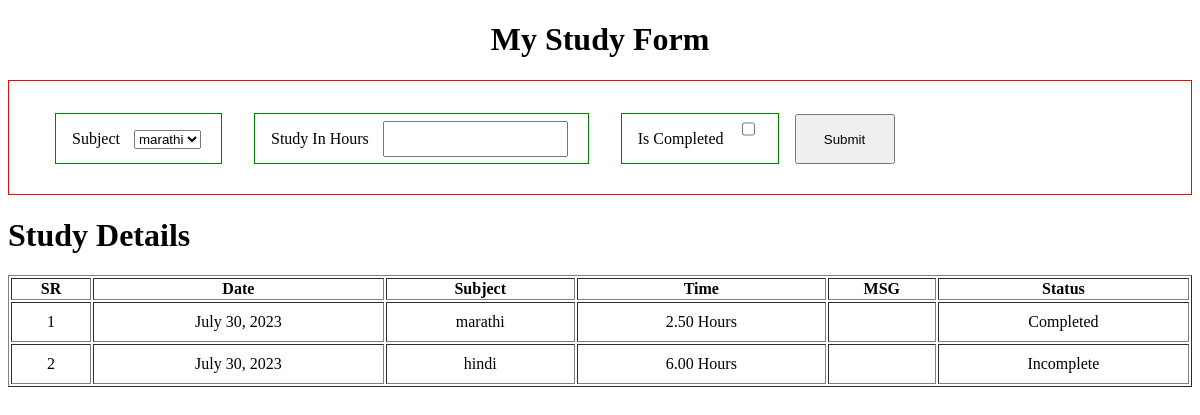
The page /opr/study/ on the database its author committed.
### opr/models.py (models this page shows, shortened)
class Study(models.Model):
     date= models.DateField(auto_now=True)
     subject = models.ForeignKey(Subject,on_delete = models.CASCADE,null=True,blank=True) # connect with Subject Model with oneToMany filed
     time = models.DecimalField(max_digits=5,decimal_places=2)
     is_complete = models.BooleanField(default=True)

class Subject(models.Model):
     name = models.CharField(max_length=30,unique=True)
     desc= models.TextField(null=True,blank=True, default='desc not added')

### opr/views.py (the view)
# urls.py: path('study/',views.my_study,name='my_study_data'),
def my_study(request):
     if request.method == "POST":
          subject = request.POST['subject']
          time = request.POST['time']
          try:
               if request.POST['is_complete'] == "True":
                    is_complete = True
               else:
                    is_complete= False
          except:
               is_complete = False
          Study.objects.create(subject_id= subject,time=time,is_complete=is_complete )
          return redirect('my_study_data')
     else:
          subjects= Subject.objects.all()
          study_details= Study.objects.all()
          return render(request,'my_study_form.html',{'subjects':subjects,'study_details':study_details})

### templates/my_study_form.html (shortened to what this page needs)
<!DOCTYPE html>
<html lang="en">
<head>
</head>
<body>
     <h1 class="form_heading">My Study Form</h1>
     <form class="study_form" action="{% url 'my_study_data' %}" method="post">
          <div>
               <label for="subject">Subject</label>
               <select name="subject">
                    {% for sub in subjects %}
                         <option value="{{sub.id}}"> {{sub.name}}</option>
                    {% endfor %}
               </select>
          </div>
          <div>
               <label for="time">Study In Hours</label>
               <input type="number" name="time" id="time" step="any">
          </div>
          <div class="checkbox">
               <label for="status">Is Completed</label>
               <input type="checkbox" name="is_complete" id="status" value="True">
          </div>
          <button type="submit">Submit</button>
     </form>
     <h1 >Study Details</h1>
     <table border="1px">
          <thead>
               <tr>
                    <th>SR</th>
                    <th>Date</th>
                    <th>Subject</th>
                    <th>Time</th>
                    <th>MSG</th>
                    <th>Status</th>
               </tr>
          </thead>
          <tbody>
               {% for detail in study_details %}
               <tr>
                    <td>{{forloop.counter}}</td>
                    <td>{{ detail.date}}</td>
                    <td>{{ detail.subject.name}}</td>
                    <td>{{ detail.time}} Hours</td>
                    <td></td>
                    {% if detail.is_complete %}
                    <td>Completed</td>
                    {% else %}
                    <td>Incomplete</td>
                    {% endif %}
               </tr>
               {% endfor %}
          </tbody>
     </table>
</body>
</html>

### templates/my_study_form.html (style rules this page uses)
.form_heading { text-align: center; }
.study_form { border: 1px solid red; padding: 30px; }
.study_form input { height: 30px; }
.study_form option { display: inline; }
.study_form label { margin-right: 10px; }
.study_form button { width: 100px; height: 50px; }
.study_form div { border: 1px solid green; padding: 1rem; margin: 1em; display: inline; }
table { width: 100%; }
table tbody td { text-align: center; padding: 10px; }

### rows shown on the page
Study: date "July 30, 2023", subject.name "marathi", time "2.50", is_complete "Completed"
Study: date "July 30, 2023", subject.name "hindi", time "6.00", is_complete "Incomplete"

### other values the page prints
form field subject "marathi"
